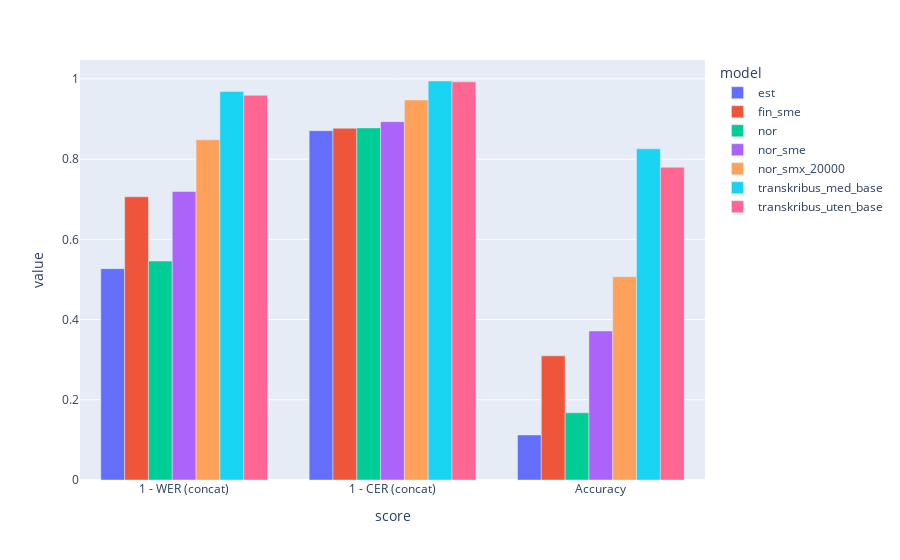

The notebook cell saved with this chart:
### Code cell
score_df = dfs_to_score_df(dfs)
score_df = score_df[score_df.score.apply(lambda x: "Mean" not in x)] # uncomment to include mean scores as well
# score_df = score_df[score_df.model.apply(lambda x: len(x.split("_")) >= 3)] # uncomment to include giellatekno models
# score_df = score_df[score_df.model.apply(lambda x: x.split("_")[-1] in ("25000", "40000") or not x.split("_")[-1].isnumeric())] # uncomment to include smaller models

# score_df = score_df[score_df.model.apply(lambda x: "transkribus" not in x)] # uncomment to exclude transkribus models
score_df.sort_values("model").plot.bar(x='score', y='value', color='model', barmode="group")

### Figure 1 — Plotly figure (JSON) as saved in the notebook; plotly's stock layout.template omitted (floating-point values rounded to 4 significant figures)
{"data": [{"alignmentgroup": "True", "hovertemplate": "model=est<br>score=%{x}<br>value=%{y}<extra></extra>", "legendgroup": "est", "marker": {"color": "#636efa", "pattern": {"shape": ""}}, "name": "est", "offsetgroup": "est", "orientation": "v", "showlegend": true, "textposition": "auto", "type": "bar", "x": ["1 - WER (concat)", "1 - CER (concat)", "Accuracy"], "xaxis": "x", "y": [0.5269, 0.8709, 0.1124], "yaxis": "y"}, {"alignmentgroup": "True", "hovertemplate": "model=fin_sme<br>score=%{x}<br>value=%{y}<extra></extra>", "legendgroup": "fin_sme", "marker": {"color": "#EF553B", "pattern": {"shape": ""}}, "name": "fin_sme", "offsetgroup": "fin_sme", "orientation": "v", "showlegend": true, "textposition": "auto", "type": "bar", "x": ["1 - WER (concat)", "1 - CER (concat)", "Accuracy"], "xaxis": "x", "y": [0.7063, 0.877, 0.3096], "yaxis": "y"}, {"alignmentgroup": "True", "hovertemplate": "model=nor<br>score=%{x}<br>value=%{y}<extra></extra>", "legendgroup": "nor", "marker": {"color": "#00cc96", "pattern": {"shape": ""}}, "name": "nor", "offsetgroup": "nor", "orientation": "v", "showlegend": true, "textposition": "auto", "type": "bar", "x": ["Accuracy", "1 - CER (concat)", "1 - WER (concat)"], "xaxis": "x", "y": [0.1674, 0.8779, 0.5459], "yaxis": "y"}, {"alignmentgroup": "True", "hovertemplate": "model=nor_sme<br>score=%{x}<br>value=%{y}<extra></extra>", "legendgroup": "nor_sme", "marker": {"color": "#ab63fa", "pattern": {"shape": ""}}, "name": "nor_sme", "offsetgroup": "nor_sme", "orientation": "v", "showlegend": true, "textposition": "auto", "type": "bar", "x": ["1 - WER (concat)", "1 - CER (concat)", "Accuracy"], "xaxis": "x", "y": [0.7192, 0.8934, 0.3716], "yaxis": "y"}, {"alignmentgroup": "True", "hovertemplate": "model=nor_smx_20000<br>score=%{x}<br>value=%{y}<extra></extra>", "legendgroup": "nor_smx_20000", "marker": {"color": "#FFA15A", "pattern": {"shape": ""}}, "name": "nor_smx_20000", "offsetgroup": "nor_smx_20000", "orientation": "v", "showlegend": true, "textposition": "auto", "type": "bar", "x": ["1 - CER (concat)", "1 - WER (concat)", "Accuracy"], "xaxis": "x", "y": [0.9475, 0.8483, 0.5069], "yaxis": "y"}, {"alignmentgroup": "True", "hovertemplate": "model=transkribus_med_base<br>score=%{x}<br>value=%{y}<extra></extra>", "legendgroup": "transkribus_med_base", "marker": {"color": "#19d3f3", "pattern": {"shape": ""}}, "name": "transkribus_med_base", "offsetgroup": "transkribus_med_base", "orientation": "v", "showlegend": true, "textposition": "auto", "type": "bar", "x": ["1 - WER (concat)", "1 - CER (concat)", "Accuracy"], "xaxis": "x", "y": [0.9684, 0.9948, 0.8257], "yaxis": "y"}, {"alignmentgroup": "True", "hovertemplate": "model=transkribus_uten_base<br>score=%{x}<br>value=%{y}<extra></extra>", "legendgroup": "transkribus_uten_base", "marker": {"color": "#FF6692", "pattern": {"shape": ""}}, "name": "transkribus_uten_base", "offsetgroup": "transkribus_uten_base", "orientation": "v", "showlegend": true, "textposition": "auto", "type": "bar", "x": ["1 - CER (concat)", "1 - WER (concat)", "Accuracy"], "xaxis": "x", "y": [0.9926, 0.9591, 0.7798], "yaxis": "y"}], "layout": {"barmode": "group", "legend": {"title": {"text": "model"}, "tracegroupgap": 0}, "margin": {"t": 60}, "xaxis": {"anchor": "y", "domain": [0, 1], "title": {"text": "score"}}, "yaxis": {"anchor": "x", "domain": [0, 1], "title": {"text": "value"}}}}
